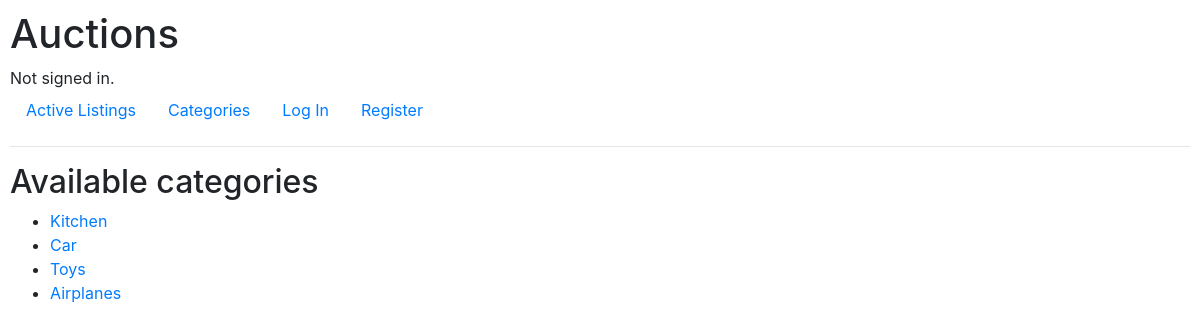
The page /categories on the database its author committed.
### auctions/models.py (models this page shows)
class Category_Choice(models.Model):
    category = models.CharField(max_length=15, unique=True)
    def __str__(self):
            return f"{self.category}"

### auctions/views.py (the view)
# urls.py: path("categories", views.categories, name="categories"),
def categories(request):
    return render(request, "auctions/categories.html",{
        "cat": Category_Choice.objects.all()
    })

### auctions/templates/auctions/categories.html
{% extends "auctions/layout.html" %}
{% block body %}
    <h2>Available categories</h2>
    <ul>
        {% for category in cat %}
            <li><a href="categories/{{ category }}">{{ category }}</a></li>
        {% endfor %}
    </ul>
{% endblock %}

### auctions/static/auctions/styles.css (style rules this page uses)
body { padding: 10px; }

### rows shown on the page
Category_Choice: category "Kitchen"
Category_Choice: category "Car"
Category_Choice: category "Toys"
Category_Choice: category "Airplanes"
